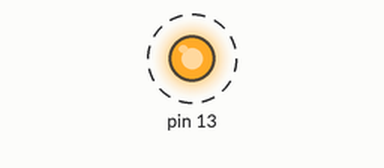
Simulated run of this sketch. Board: Arduino Uno, built with avr-gcc and run on an emulated ATmega328P. Shown: output pins drawn as LEDs (lit = HIGH). Dashed ring = blinking.

Above: at 0.12 s.
Timing chart, 0 to 3.0 s (numbered marks = the images above):
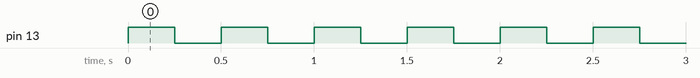

The sketch:

led-version3.ino
```cpp
#include <led.h>

Led led(13);

void setup()
{
}

void loop()
{
  led.toggle();
  delay(250);
}
```

Measured:
- by itself, pin 13: alternates HIGH for 0.25 s and LOW for 0.25 s
